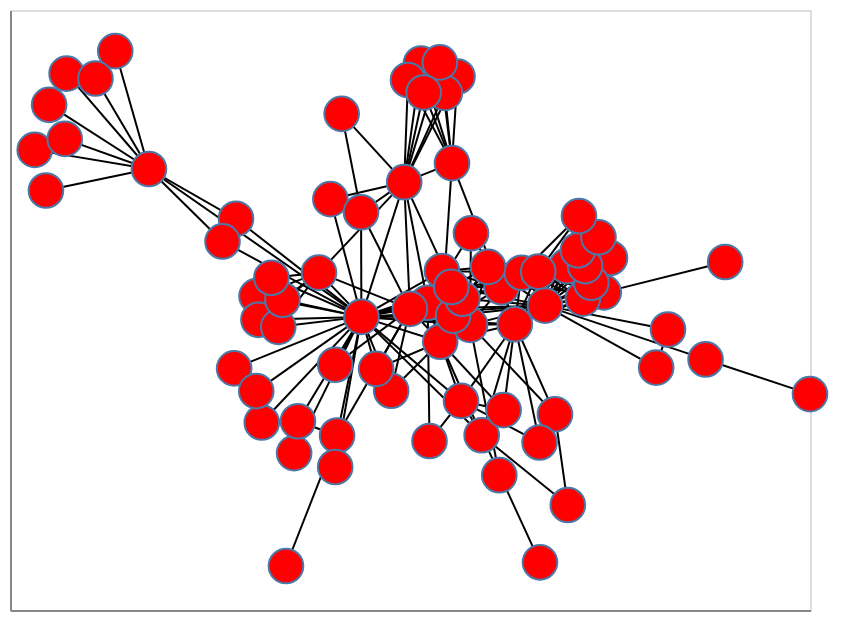

Notebook code for this chart:
### Markdown cell above
### Load a network dataset 

Network data can come in many formats, and thankfully NetworkX can read and write many of them, including [GEXF](https://networkx.github.io/documentation/stable/reference/readwrite/gexf.html), [GML](https://networkx.github.io/documentation/stable/reference/readwrite/gml.html), [GraphML](https://networkx.github.io/documentation/stable/reference/readwrite/graphml.html) and [JSON](https://networkx.github.io/documentation/stable/reference/readwrite/json_graph.html) (as used by D3.js). 

The co-occurrence network of characters in the novel *Les Misérables* (1862) by Victor Hugo serves as a common example dataset for network visualization. Let's load and import it. NetworkX does not (yet) load and parse JSON transparently (as Pandas does so elegantly). Therefore, we need to include the packages `requests` and `json` to get this done:

### Code cell
import requests
import json

url = "http://bost.ocks.org/mike/miserables/miserables.json"

lesmis = requests.get(url).json()

G = nx.readwrite.json_graph.node_link_graph(lesmis, multigraph=False)

nxa.draw_networkx(G, node_tooltip='name')

### Figure 1 — Vega-Lite specification as saved in the notebook (floating-point values rounded to 4 significant figures; data arrays with more than 128 entries replaced by an {"elided": "..."} marker saying what was removed)
{"config": {"view": {"continuousWidth": 400, "continuousHeight": 300}}, "layer": [{"data": {"name": "data-6a19d6593ee7450e8023a6087a01622e"}, "mark": {"type": "line", "color": "black", "opacity": 1, "strokeWidth": 1}, "encoding": {"detail": {"type": "quantitative", "field": "edge"}, "x": {"type": "quantitative", "axis": {"grid": false, "labels": false, "ticks": false, "title": ""}, "field": "x"}, "y": {"type": "quantitative", "axis": {"grid": false, "labels": false, "ticks": false, "title": ""}, "field": "y"}}}, {"data": {"name": "data-74f1964ed4ce3582ffc59e3d04e89ef4"}, "mark": {"type": "point", "fill": "red", "opacity": 1, "size": 300, "strokeWidth": 1.0}, "encoding": {"tooltip": {"type": "nominal", "field": "name"}, "x": {"type": "quantitative", "axis": {"grid": false, "labels": false, "ticks": false}, "field": "x"}, "y": {"type": "quantitative", "axis": {"grid": false, "labels": false, "ticks": false}, "field": "y"}}}], "$schema": "https://vega.github.io/schema/vega-lite/v4.8.1.json", "datasets": {"data-6a19d6593ee7450e8023a6087a01622e": {"elided": "508 records"}, "data-74f1964ed4ce3582ffc59e3d04e89ef4": [{"name": "Myriel", "group": 1, "x": -0.6527, "y": 0.2555}, {"name": "Napoleon", "group": 1, "x": -0.9022, "y": 0.3945}, {"name": "Mlle.Baptistine", "group": 1, "x": -0.435, "y": 0.1476}, {"name": "Mme.Magloire", "group": 1, "x": -0.4688, "y": 0.09859}, {"name": "CountessdeLo", "group": 1, "x": -0.9382, "y": 0.2969}, {"name": "Geborand", "group": 1, "x": -0.9101, "y": 0.209}, {"name": "Champtercier", "group": 1, "x": -0.7369, "y": 0.511}, {"name": "Cravatte", "group": 1, "x": -0.8585, "y": 0.4622}, {"name": "Count", "group": 1, "x": -0.8632, "y": 0.3207}, {"name": "OldMan", "group": 1, "x": -0.7864, "y": 0.4516}, {"name": "Labarre", "group": 2, "x": -0.4397, "y": -0.1766}, {"name": "Valjean", "group": 2, "x": -0.1215, "y": -0.06491}, {"name": "Marguerite", "group": 3, "x": -0.1991, "y": 0.1902}, {"name": "Mme.deR", "group": 2, "x": -0.2897, "y": -0.3601}, {"name": "Isabeau", "group": 2, "x": -0.3706, "y": -0.2938}, {"name": "Gervais", "group": 2, "x": -0.3844, "y": -0.2256}, {"name": "Tholomyes", "group": 3, "x": 0.105, "y": 0.2682}, {"name": "Listolier", "group": 3, "x": 0.02729, "y": 0.4841}, {"name": "Fameuil", "group": 3, "x": 0.1187, "y": 0.4559}, {"name": "Blacheville", "group": 3, "x": -0.005042, "y": 0.4483}, {"name": "Favourite", "group": 3, "x": 0.08695, "y": 0.4204}, {"name": "Dahlia", "group": 3, "x": 0.07468, "y": 0.4865}, {"name": "Zephine", "group": 3, "x": 0.03424, "y": 0.4212}, {"name": "Fantine", "group": 3, "x": -0.01455, "y": 0.2269}, {"name": "Mme.Thenardier", "group": 4, "x": 0.04406, "y": -0.0342}, {"name": "Thenardier", "group": 4, "x": 0.1501, "y": -0.08222}, {"name": "Cosette", "group": 5, "x": 0.07551, "y": -0.1188}, {"name": "Javert", "group": 4, "x": -0.0001971, "y": -0.04758}, {"name": "Fauchelevent", "group": 0, "x": -0.1823, "y": -0.322}, {"name": "Bamatabois", "group": 2, "x": -0.2275, "y": 0.03094}, {"name": "Perpetue", "group": 3, "x": -0.1709, "y": 0.3749}, {"name": "Simplice", "group": 2, "x": -0.1224, "y": 0.1618}, {"name": "Scaufflaire", "group": 2, "x": -0.187, "y": -0.3901}, {"name": "Woman1", "group": 2, "x": -0.187, "y": -0.1687}, {"name": "Judge", "group": 2, "x": -0.3837, "y": -0.01986}, {"name": "Champmathieu", "group": 2, "x": -0.379, "y": -0.07127}, {"name": "Brevet", "group": 2, "x": -0.3293, "y": -0.08649}, {"name": "Chenildieu", "group": 2, "x": -0.3189, "y": -0.02778}, {"name": "Cochepaille", "group": 2, "x": -0.3465, "y": 0.01985}, {"name": "Pontmercy", "group": 4, "x": 0.3624, "y": -0.2758}, {"name": "Boulatruelle", "group": 6, "x": 0.2232, "y": -0.4079}, {"name": "Eponine", "group": 4, "x": 0.2289, "y": -0.0006664}, {"name": "Anzelma", "group": 4, "x": 0.1524, "y": 0.1162}, {"name": "Woman2", "group": 5, "x": -0.04708, "y": -0.225}, {"name": "MotherInnocent", "group": 0, "x": -0.2802, "y": -0.2911}, {"name": "Gribier", "group": 0, "x": -0.3101, "y": -0.6047}, {"name": "Jondrette", "group": 7, "x": 1.0, "y": -0.2322}, {"name": "Mme.Burgon", "group": 7, "x": 0.739, "y": -0.1571}, {"name": "Gavroche", "group": 8, "x": 0.3375, "y": -0.04054}, {"name": "Gillenormand", "group": 5, "x": 0.1276, "y": -0.247}, {"name": "Magnon", "group": 5, "x": 0.04875, "y": -0.3339}, {"name": "Mlle.Gillenormand", "group": 5, "x": 0.1792, "y": -0.3215}, {"name": "Mme.Pontmercy", "group": 5, "x": 0.3945, "y": -0.4726}, {"name": "Mlle.Vaubois", "group": 5, "x": 0.325, "y": -0.5967}, {"name": "Lt.Gillenormand", "group": 5, "x": 0.234, "y": -0.2669}, {"name": "Marius", "group": 8, "x": 0.262, "y": -0.08089}, {"name": "BaronessT", "group": 5, "x": 0.3239, "y": -0.3371}, {"name": "Mabeuf", "group": 8, "x": 0.4844, "y": -0.01177}, {"name": "Enjolras", "group": 8, "x": 0.2794, "y": 0.03081}, {"name": "Combeferre", "group": 8, "x": 0.432, "y": -0.02532}, {"name": "Prouvaire", "group": 8, "x": 0.5, "y": 0.0626}, {"name": "Feuilly", "group": 8, "x": 0.4532, "y": 0.009112}, {"name": "Courfeyrac", "group": 8, "x": 0.392, "y": 0.04501}, {"name": "Bahorel", "group": 8, "x": 0.4377, "y": 0.04521}, {"name": "Bossuet", "group": 8, "x": 0.3205, "y": 0.03312}, {"name": "Joly", "group": 8, "x": 0.4199, "y": 0.07929}, {"name": "Grantaire", "group": 8, "x": 0.4712, "y": 0.1077}, {"name": "MotherPlutarch", "group": 9, "x": 0.7879, "y": 0.05404}, {"name": "Gueulemer", "group": 4, "x": 0.1078, "y": -0.06214}, {"name": "Babet", "group": 4, "x": 0.1311, "y": -0.02572}, {"name": "Claquesous", "group": 4, "x": 0.07976, "y": 0.03441}, {"name": "Montparnasse", "group": 4, "x": 0.1032, "y": -3.86e-05}, {"name": "Toussaint", "group": 5, "x": -0.08473, "y": -0.1775}, {"name": "Child1", "group": 10, "x": 0.645, "y": -0.09229}, {"name": "Child2", "group": 10, "x": 0.6154, "y": -0.1748}, {"name": "Brujon", "group": 4, "x": 0.1952, "y": 0.04335}, {"name": "Mme.Hucheloup", "group": 8, "x": 0.4225, "y": 0.1535}]}}
